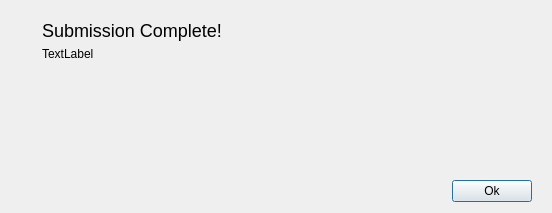
<?xml version="1.0" encoding="UTF-8"?>
<ui version="4.0">
 <class>SummaryDialog</class>
 <widget class="QDialog" name="SummaryDialog">
  <property name="geometry">
   <rect>
    <x>0</x>
    <y>0</y>
    <width>552</width>
    <height>213</height>
   </rect>
  </property>
  <property name="windowTitle">
   <string>Submit to Shotgun</string>
  </property>
  <layout class="QVBoxLayout" name="verticalLayout">
   <property name="leftMargin">
    <number>20</number>
   </property>
   <property name="rightMargin">
    <number>20</number>
   </property>
   <item>
    <widget class="QStackedWidget" name="stackedWidget">
     <property name="currentIndex">
      <number>0</number>
     </property>
     <widget class="QWidget" name="page">
      <layout class="QHBoxLayout" name="horizontalLayout_2">
       <item>
        <widget class="QLabel" name="label">
         <property name="sizePolicy">
          <sizepolicy hsizetype="Maximum" vsizetype="Preferred">
           <horstretch>0</horstretch>
           <verstretch>0</verstretch>
          </sizepolicy>
         </property>
         <property name="text">
          <string/>
         </property>
         <property name="pixmap">
          <pixmap resource="resources.qrc">:/tk-flame-export/success.png</pixmap>
         </property>
         <property name="alignment">
          <set>Qt::AlignLeading|Qt::AlignLeft|Qt::AlignTop</set>
         </property>
        </widget>
       </item>
       <item>
        <layout class="QVBoxLayout" name="verticalLayout_2">
         <item>
          <widget class="QLabel" name="label_3">
           <property name="styleSheet">
            <string notr="true">QLabel { font-size: 18px; }</string>
           </property>
           <property name="text">
            <string>Submission Complete!</string>
           </property>
           <property name="alignment">
            <set>Qt::AlignLeading|Qt::AlignLeft|Qt::AlignTop</set>
           </property>
          </widget>
         </item>
         <item>
          <widget class="QLabel" name="status">
           <property name="sizePolicy">
            <sizepolicy hsizetype="Preferred" vsizetype="MinimumExpanding">
             <horstretch>0</horstretch>
             <verstretch>0</verstretch>
            </sizepolicy>
           </property>
           <property name="text">
            <string>TextLabel</string>
           </property>
           <property name="alignment">
            <set>Qt::AlignLeading|Qt::AlignLeft|Qt::AlignTop</set>
           </property>
           <property name="wordWrap">
            <bool>true</bool>
           </property>
          </widget>
         </item>
        </layout>
       </item>
      </layout>
     </widget>
     <widget class="QWidget" name="page_2">
      <layout class="QVBoxLayout" name="verticalLayout_3">
       <item>
        <widget class="QLabel" name="label_2">
         <property name="text">
          <string/>
         </property>
         <property name="pixmap">
          <pixmap resource="resources.qrc">:/tk-flame-export/submission_failed.png</pixmap>
         </property>
        </widget>
       </item>
      </layout>
     </widget>
    </widget>
   </item>
   <item>
    <layout class="QHBoxLayout" name="horizontalLayout">
     <item>
      <spacer name="horizontalSpacer">
       <property name="orientation">
        <enum>Qt::Horizontal</enum>
       </property>
       <property name="sizeHint" stdset="0">
        <size>
         <width>368</width>
         <height>20</height>
        </size>
       </property>
      </spacer>
     </item>
     <item>
      <widget class="QPushButton" name="submit">
       <property name="text">
        <string>Ok</string>
       </property>
      </widget>
     </item>
    </layout>
   </item>
  </layout>
 </widget>
 <resources>
  <include location="resources.qrc"/>
 </resources>
 <connections/>
</ui>
